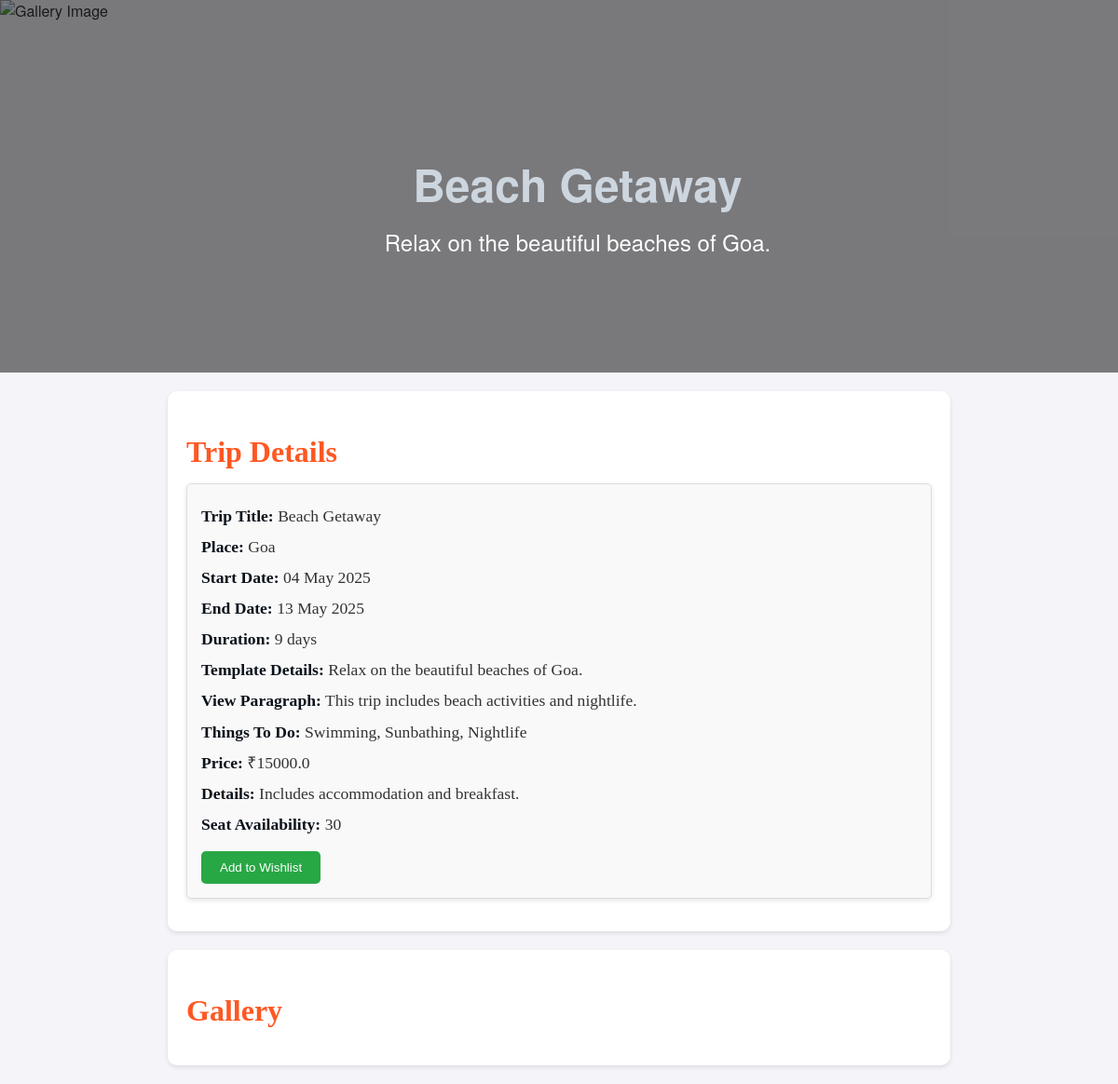
The app's page /view_trip/7 with its own data.
### app.py (models this page shows)
class Trip(db.Model):
    id = db.Column(db.Integer, primary_key=True)
    title = db.Column(db.String(120), nullable=False)
    place = db.Column(db.String(120), nullable=False)
    start_date = db.Column(db.Date, nullable=False)
    end_date = db.Column(db.Date, nullable=False)
    duration = db.Column(db.Integer, nullable=False)
    template_image = db.Column(db.String(120), nullable=True)
    template_details = db.Column(db.Text, nullable=True)
    view_trip_media = db.Column(db.String(120), nullable=True)
    view_paragraph = db.Column(db.Text, nullable=True)
    things_to_do = db.Column(db.Text, nullable=True)
    gallery = db.Column(db.Text, nullable=True)
    price = db.Column(db.Float, nullable=False)
    details = db.Column(db.Text, nullable=True)
    seat_availability = db.Column(db.Integer, nullable=False)
    points = db.Column(db.Integer, nullable=False)
    status = db.Column(db.String(20), nullable=False, default='upcoming')
    user_id = db.Column(db.Integer, db.ForeignKey('user.id'), nullable=False)  # Ensure this line is present
    user = db.relationship('User', back_populates='trips')  # Ensure this line is present

### app.py (the view)
@app.route('/view_trip/<int:trip_id>')
def view_trip(trip_id):
    trip = db.session.get(Trip, trip_id)  # Use Session.get() instead of Query.get()
    if trip:
        try:
            trip.start_date = trip.start_date.strftime('%d %b %Y')
            trip.end_date = trip.end_date.strftime('%d %b %Y')
        except Exception as e:
            pass
        if isinstance(trip.gallery, str):
            trip.gallery = json.loads(trip.gallery)
        return render_template('view_trip.html', trip=trip)
    else:
        flash('Trip not found.', 'error')
        return redirect(url_for('homepage'))

### templates/view_trip.html (shortened to what this page needs)
<!DOCTYPE html>
<html lang="en">
<head>
</head>
<body>
    <div class="media-section">
        {% set first_media = trip.gallery[0] if trip.gallery and trip.gallery|length > 0 else None %}
        {% if first_media %}
            {% if first_media.endswith('.jpg') or first_media.endswith('.jpeg') or first_media.endswith('.png') %}
                <img src="{{ url_for('static', filename=first_media.replace('\\', '/')) }}" alt="Gallery Image">
            {% elif first_media.endswith('.mp4') or first_media.endswith('.avi') %}
                <video autoplay muted loop>
                    <source src="{{ url_for('static', filename=first_media.replace('\\', '/')) }}" type="video/{{ first_media.split('.')[-1] }}">
                    Your browser does not support the video tag.
                </video>
            {% endif %}
        {% else %}
            <p>No media available.</p>
        {% endif %}
        <div class="media-overlay">
            <h1>{{ trip.title }}</h1>
            <p>{{ trip.template_details }}</p>
        </div>
    </div>
    <div class="details-section">
        <h2>Trip Details</h2>
        <div class="event">
            <p><strong>Trip Title:</strong> {{ trip.title }}</p>
            <p><strong>Place:</strong> {{ trip.place }}</p>
            <p><strong>Start Date:</strong> {{ trip.start_date }}</p>
            <p><strong>End Date:</strong> {{ trip.end_date }}</p>
            <p><strong>Duration:</strong> {{ trip.duration }} days</p>
            <p><strong>Template Details:</strong> {{ trip.template_details }}</p>
            <p><strong>View Paragraph:</strong> {{ trip.view_paragraph }}</p>
            <p><strong>Things To Do:</strong> {{ trip.things_to_do }}</p>
            <p><strong>Price:</strong> ₹{{ trip.price }}</p>
            <p><strong>Details:</strong> {{ trip.details }}</p>
            <p><strong>Seat Availability:</strong> {{ trip.seat_availability }}</p>
            <form action="{{ url_for('add_to_wishlist') }}" method="POST">
                <button type="submit" class="add-to-wishlist-button">Add to Wishlist</button>
            </form>
        </div>
    </div>
    <div class="details-section">
        <h2>Gallery</h2>
    </div>
</body>
</html>

### templates/view_trip.html (style rules this page uses)
body { font-family: 'Helvetica Neue', sans-serif; margin: 0; padding: 0; background-color: #f4f4f9; color: #333; }
h1 { text-align: center; color: #cdd6df; margin: 20px 0; font-size: 2.5em; }
.media-section { width: 100%; height: 50vh; overflow: hidden; position: relative; }
.media-section img, .media-section video { width: 100%; height: 100%; object-fit: cover; }
.media-overlay { position: absolute; top: 0; left: 0; width: 100%; height: 100%; display: flex; align-items: center; justify-content: center; flex-direction: column; background: rgba(0, 0, 0, 0.5); color: #fff; text-align: center; padding: 20px; }
.media-overlay h1 { margin: 0; font-size: 3em; }
.media-overlay p { font-size: 1.5em; margin: 10px 0 0; }
.details-section { padding: 20px; margin: 20px auto; max-width: 800px; background-color: #fff; border-radius: 10px; box-shadow: 0 2px 5px rgba(0, 0, 0, 0.1); font-family: 'Georgia', serif; }
.details-section h2 { color: #ff5722; font-size: 2em; margin-bottom: 10px; }
.event { margin: 15px 0; padding: 15px; border: 1px solid #ddd; border-radius: 5px; background-color: #f9f9f9; box-shadow: 0 2px 5px rgba(0, 0, 0, 0.1); }
.event p { margin: 5px 0; line-height: 1.6; font-size: 1.1em; }
.event strong { color: #0b121b; }
.add-to-wishlist-button { margin-top: 10px; padding: 10px 20px; background-color: #28a745; color: #fff; border: none; border-radius: 5px; cursor: pointer; transition: background-color 0.3s ease; }

### records on screen
Trip: title "Beach Getaway", template_details "Relax on the beautiful beaches of Goa.", place "Goa", start_date "04 May 2025", end_date "13 May 2025", duration "9", view_paragraph "This trip includes beach activities and nightlife.", things_to_do "Swimming, Sunbathing, Nightlife", price "15000.0", details "Includes accommodation and breakfast.", seat_availability "30"
